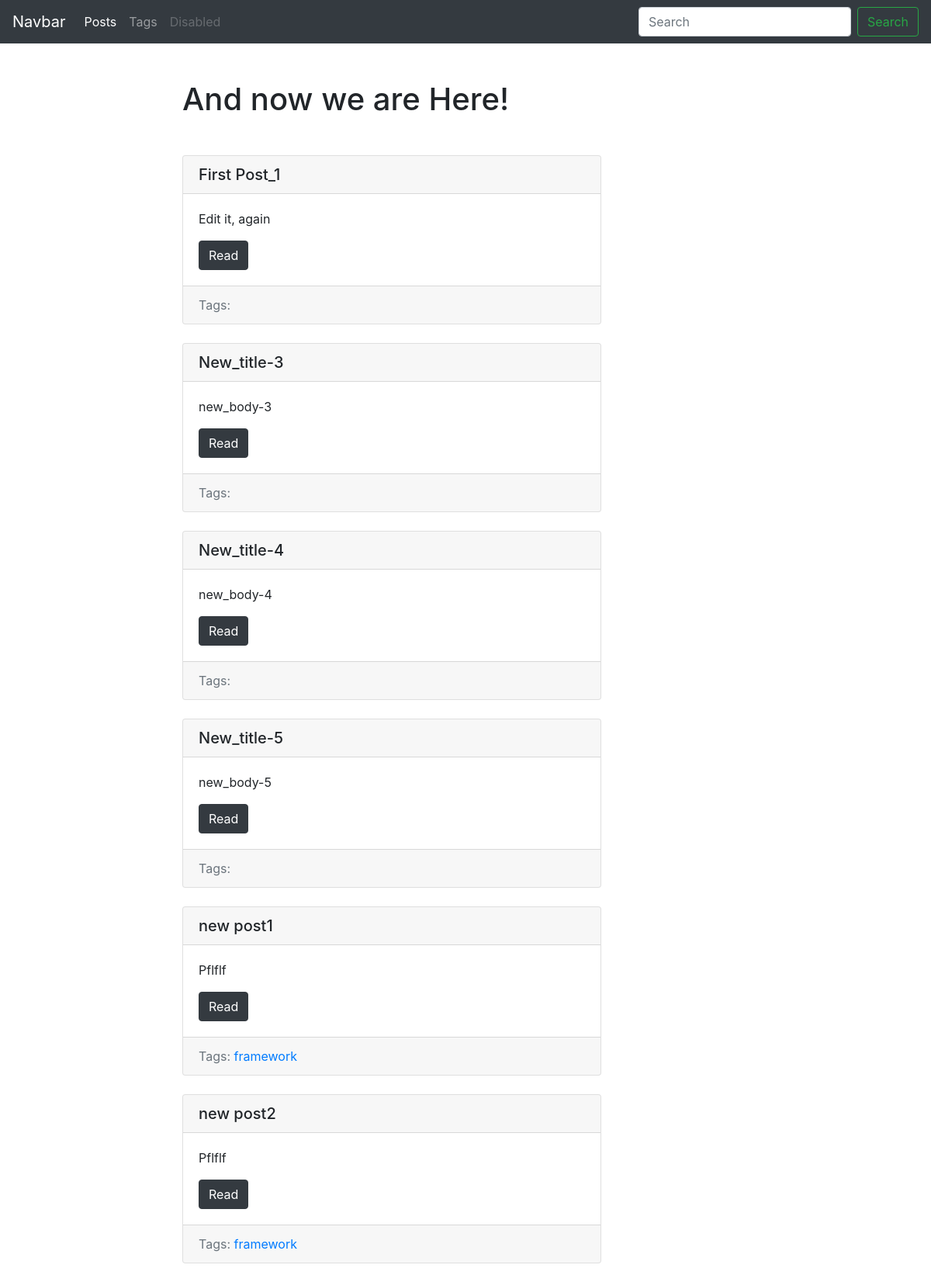
Screenshot of /blog/ with the database file from the repository.
### blog/models.py (models this page shows, shortened)
class Post(models.Model):
    title = models.CharField(max_length=150, db_index=True)
    slug = models.SlugField(max_length=150, blank=True, unique=True) #If unique is True, index is True too
    body = models.TextField(blank=True, db_index=True)
    tags = models.ManyToManyField('Tag', blank=True, related_name='posts')
    def get_absolute_url(self):
        return reverse('post_detail_url', kwargs={'slug': self.slug})
    class Meta:
        ordering = ['title']

class Tag(models.Model):
    title = models.CharField(max_length=50)
    slug = models.SlugField(max_length=50, unique=True)
    def get_absolute_url(self):
        return reverse('tag_detail_url', kwargs={'slug': self.slug})
    class Meta:
        ordering = ['title']

### blog/views.py (the view)
# urls.py: path('', posts_list, name='posts_list_url'),
def posts_list(request):
    search_query = request.GET.get('search', '')
    if search_query:
        posts = Post.objects.filter(Q(title__icontains=search_query) | Q(body__icontains=search_query))
    else:
        posts = Post.objects.all()
    paginator = Paginator(posts,10)
    page_number = request.GET.get('page')
    page = paginator.get_page(page_number)
    is_paginated = page.has_other_pages()
    context = {
        'page_object': page,
        'is_paginated': is_paginated,
        'paginator': paginator
    }
    return render(request, 'blog/index.html', context=context)

### blog/templates/blog/index.html (shortened to what this page needs)
{% extends 'blog/base_blog.html' %}
{% block content %}
    <h1 class="mb-5">And now we are Here!</h1>
    {% for post in page_object.object_list %}
        {% include 'blog/includes/post_card_templates.html' %}
    {% endfor %}
{% endblock %}

### blog/templates/blog/includes/post_card_templates.html
<div class="card mb-4">
    <h5 class="card-header"> {{ post.title }}</h5>
    <div class="card-body">
        <p class="card-text">{{ post.body|truncatewords:15 }}</p>
        <a href="{{ post.get_absolute_url }}" class="btn btn-dark">Read</a>
    </div>
    <div class="card-footer text-muted">
        Tags:
        {% for tag in post.tags.all %}
            <a href=" {{ tag.get_absolute_url }} ">{{ tag.title }}</a>
        {% endfor %}
    </div>
</div>

### rows the page displays
Post: title "First Post_1", body "Edit it, again"
Post: title "New_title-3", body "new_body-3"
Post: title "New_title-4", body "new_body-4"
Post: title "New_title-5", body "new_body-5"
Post: title "new post1", body "Pflflf"
Tag: title "framework"
Post: title "new post2", body "Pflflf"
